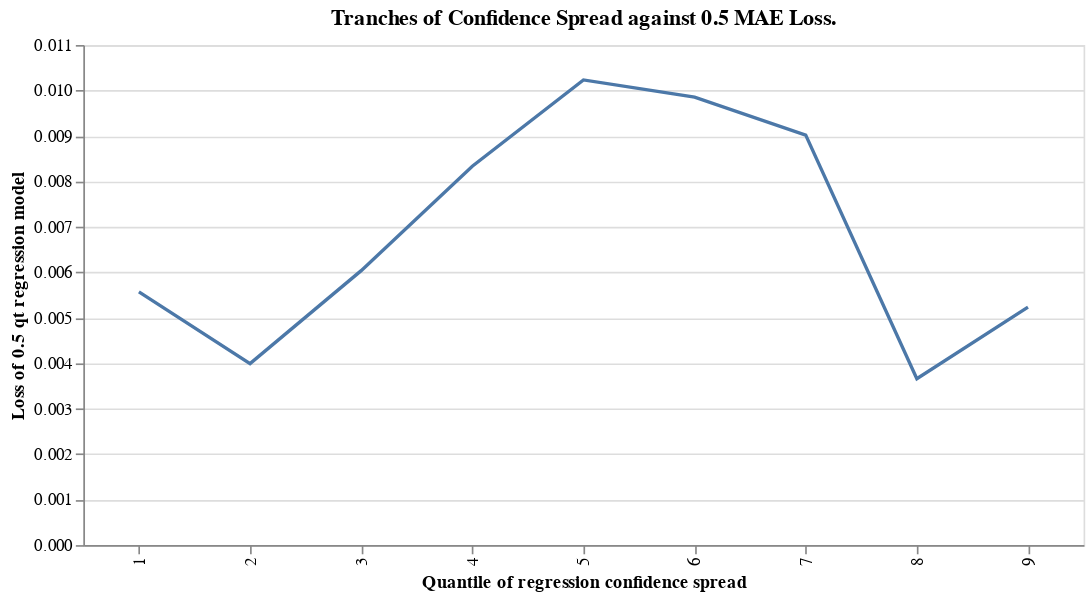

Notebook code for this chart:
### Code cell
alt.Chart.from_dict({
  "$schema": "https://vega.github.io/schema/vega-lite/v4.json",
  "width": 600,
   "title": "Tranches of Confidence Spread against 0.5 MAE Loss.",
    "description": "Ideally -x**2 mirror parabolic",
  "data": {
    "values": [{'quantile': k, 'Loss': v} for k, v in quantile_mae.items()]
  },
  "mark": "line",
  "encoding": {
    "x": {"field": "quantile", "type": "ordinal", "title": "Quantile of regression confidence spread"},
    "y": {"field": "Loss", "type": "quantitative", "title": "Loss of 0.5 qt regression model"
#           "scale": {"domain": [0.95, 1]}
         },
#       "color": {"field": "stage"},
  },
})

### Figure 1 — Vega-Lite specification as saved in the notebook (floating-point values rounded to 4 significant figures)
{"config": {"view": {"continuousWidth": 400, "continuousHeight": 300}}, "data": {"name": "data-f0c471492274ca3c22791e3e3b446c1d"}, "mark": "line", "description": "Ideally MAE goes towards zero from left to right. Smaller spread, smaller error", "encoding": {"x": {"field": "quantile", "title": "Quantile of regression confidence spread", "type": "ordinal"}, "y": {"field": "Loss", "title": "Loss of 0.5 qt regression model", "type": "quantitative"}}, "title": "Tranches of Confidence Spread against 0.5 MAE Loss.", "width": 600, "$schema": "https://vega.github.io/schema/vega-lite/v4.json", "datasets": {"data-f0c471492274ca3c22791e3e3b446c1d": [{"quantile": 1, "Loss": 0.00557}, {"quantile": 2, "Loss": 0.003992}, {"quantile": 3, "Loss": 0.006037}, {"quantile": 4, "Loss": 0.008334}, {"quantile": 5, "Loss": 0.01023}, {"quantile": 6, "Loss": 0.009852}, {"quantile": 7, "Loss": 0.009017}, {"quantile": 8, "Loss": 0.00366}, {"quantile": 9, "Loss": 0.005237}]}}
